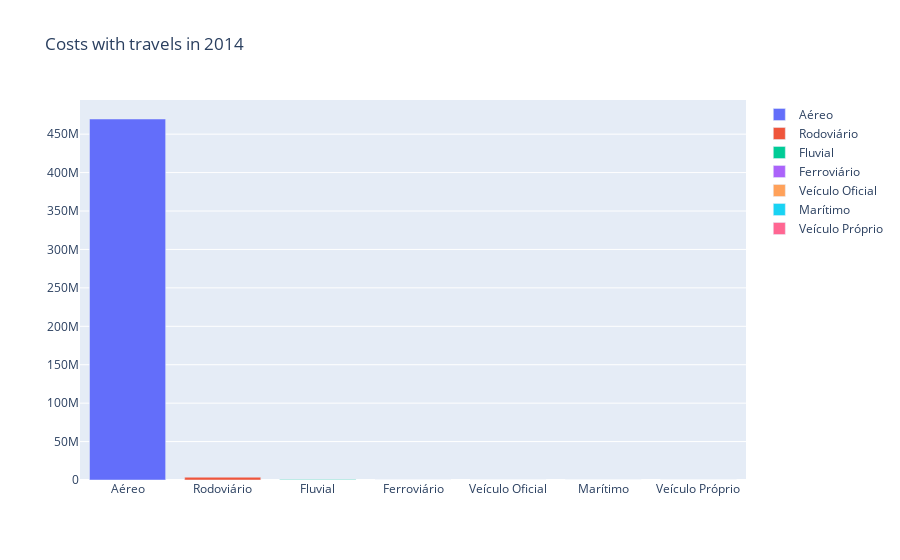

Source (notebook cell):
### Code cell
means_transport = pd.DataFrame(passages_df.groupby(['MeanOfTransportOneWay']).sum().reset_index())
means_transport.columns = ['MeanTransport', 'Total']
means_transport_sorted = means_transport.sort_values(by='Total', ascending=False)
data = []

for item in list(means_transport_sorted['MeanTransport'].unique()):
    data.append(
        go.Bar(
            x = list(means_transport_sorted[means_transport_sorted['MeanTransport']==item]['MeanTransport']),
            y = list(means_transport_sorted[means_transport_sorted['MeanTransport']==item]['Total']),
            name= item
        )  
    )
    
layout = go.Layout(
    barmode='group',
    title = 'Costs with travels in 2014'
)

fig = go.Figure(data=data, layout=layout)
pyo.iplot(fig)

### Figure 1 — Plotly figure (JSON) as saved in the notebook; plotly's stock layout.template omitted (floating-point values rounded to 4 significant figures)
{"data": [{"name": "Aéreo", "type": "bar", "x": ["Aéreo"], "y": [469700000.0]}, {"name": "Rodoviário", "type": "bar", "x": ["Rodoviário"], "y": [3640000.0]}, {"name": "Fluvial", "type": "bar", "x": ["Fluvial"], "y": [692000.0]}, {"name": "Ferroviário", "type": "bar", "x": ["Ferroviário"], "y": [15880.0]}, {"name": "Veículo Oficial", "type": "bar", "x": ["Veículo Oficial"], "y": [3462.0]}, {"name": "Marítimo", "type": "bar", "x": ["Marítimo"], "y": [1590]}, {"name": "Veículo Próprio", "type": "bar", "x": ["Veículo Próprio"], "y": [1331.0]}], "layout": {"barmode": "group", "title": {"text": "Costs with travels in 2014"}}}
